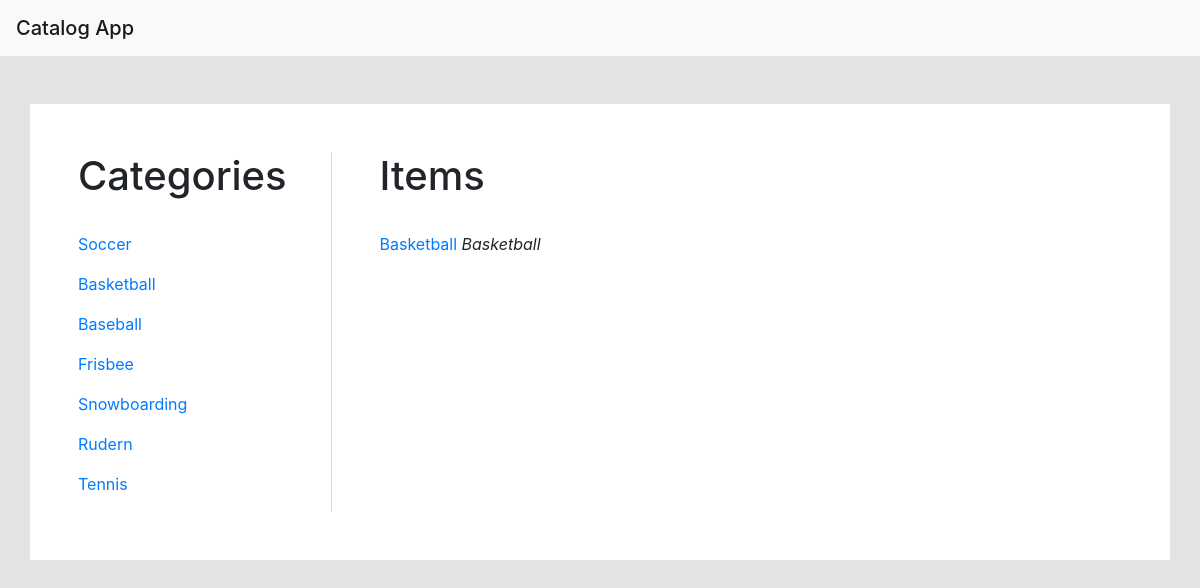
Page /catalog/2/items/ on the committed database.
### app/models.py (models this page shows, shortened)
class Category(db.Model):
	id = db.Column(db.Integer, primary_key=True)
	title = db.Column(db.String(64), index=True, unique=True)
	items = db.relationship('Item', backref='category', lazy='dynamic')

class Item(db.Model):
	id = db.Column(db.Integer, primary_key=True)
	title = db.Column(db.String(64), index=True, unique=True)
	description = db.Column(db.String(140))
	category_id = db.Column(db.Integer(), db.ForeignKey('category.id'))

### app/routes.py (the view)
@app.route('/catalog/<category_id>/items/')
def category(category_id):
	categories = Category.query.all()
	category = Category.query.get(category_id)
	items = Item.query.filter_by(category=category)
	return render_template('category.html', title='Catalog App', categories=categories, items=items)

### app/templates/category.html
{% extends "base.html" %}
{% block content %}
        <div class="row">
            <div class="col-md-3" style="border-right: 1px solid #D6D6D6;">
                <h1>Categories</h1>
                <br>
                {% for category in categories %}
                <div>
                    <p>
                        <a href="{{url_for('category', category_id = category.id)}}">
                            {{category.title}}
                        </a>
                    </p>
                </div>
                {% endfor %}
            </div>
            <div class="col-md-9  pl-5">
                <h1>Items</h1>
                <br>
                {% for item in items %}
                <div>
                    <p>
                        <a href="{{ url_for('item', category_id = item.category.id, item_id = item.id)}}">
                            {{item.title}}
                        </a>
                        <span class="font-italic">
                        {{item.category.title}}
                        </span>
                    </p>
                </div>
                {% endfor %}
            </div>
        </div>
{% endblock %}

### rows in the picture
Category: title "Soccer"
Category: title "Basketball"
Category: title "Baseball"
Category: title "Frisbee"
Category: title "Snowboarding"
Category: title "Rudern"
Category: title "Tennis"
Item: title "Basketball", category "Basketball"

### other values in the picture
{{ title }} "Catalog App"
